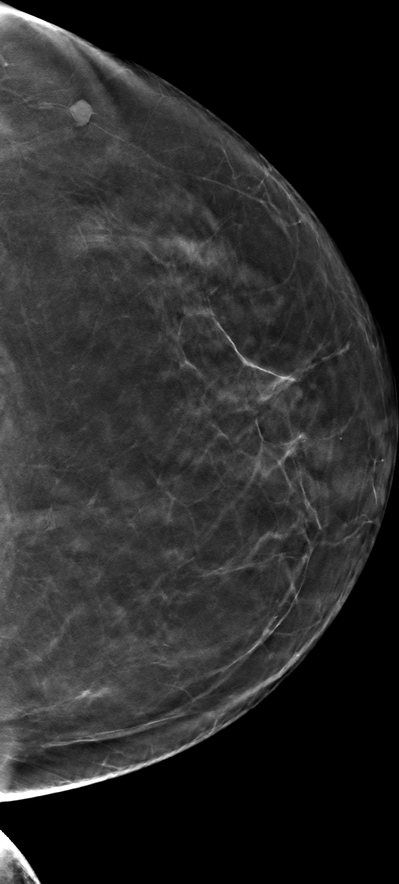
#> input picture pipeline_data_tcia_cropped/benign/benign1.png, 399 x 884 px, shrunk from 1051 x 2331 before the run, found by its file name; the run also reads 1 picture not shown here
$ jupyter execute --allow-errors collage-improvement.ipynb
#> lines starting #> are read from the running program, lines starting #| are printed output that depends on the picture; after the words box and inside, x2 and y2 are one past the last pixel; in counts of white or black regions, pixels touching at a corner belong together
### utils/utils.py
# Import required libraries
import os
import shutil
import subprocess

import cv2
import imageio
import matplotlib.cm as cm
import matplotlib.pyplot as plt
import numpy as np
import torch
import torchvision as tv
from PIL import Image, ImageChops
from skimage import io as img


# [181 lines left out: functions extract_harmonized_samples, crop_folder, generate_gif, convert_gray_to_rgb, get_latest_model, execute_bash_command and 2 more, not called in this run]


def get_image_laterality(image):
    """
    Get image laterality
    @param image: Image to find laterality
    @return: "(R,L)" -> For veracity values
    """
    left_edge = np.sum(image[:, 0])
    right_edge = np.sum(image[:, -1])
    return (True, False) if left_edge < right_edge else (False, True)


def get_measures(image):
    """
    Get image widest positions
    @param image: Image to return positions
    @return: top, right, bottom, left point
    """
    positions = np.nonzero(image)
    top = positions[0].min()
    bottom = positions[0].max()
    left = positions[1].min()
    right = positions[1].max()
    return top, right, bottom, left


def get_start_coordinate(image, mass_path, laterality_r):
    """
    Get image start coordinate collage point
    @param image: Image to get start coordinate
    @param mass_path: Mass path
    @param laterality_r: Laterality of the image (True if R | False if L)
    @return: The starting coordinate
    """
    imag = cv2.imread(mass_path, cv2.IMREAD_UNCHANGED)
    positions = np.nonzero(image)
    left = positions[1].min()
    right = positions[1].max()
    vertical_co = positions[0][list(positions[1]).index(left)]
    vertical_co_r = positions[0][list(positions[1]).index(right)]

    if laterality_r:
        return left, int(vertical_co - imag.shape[1] / 2)
    else:
        return right, int(vertical_co_r - imag.shape[1] / 2)


def get_correct_value(number):
    """
    Auxiliary function to convert image to binary values
    @param number: Number to check
    @return: 0 | 255 according to the value
    """
    if number == 0:
        return 0
    else:
        return 255


def image_to_binary(image, pth=None):
    """
    Convert image to binary
    @param image: Image to convert image
    @param pth: Path to save the image
    @return: The image in binary
    """
    b_image = []
    for arr in image:
        curr = [get_correct_value(elem) for elem in arr]
        b_image.append(curr)
    b_image = np.array(b_image, dtype=np.uint8)

    if pth:
        plt.imsave(pth, np.array(b_image), cmap=cm.gray)
    return b_image


def does_collage_mask(width, height, normal):
    """
    Verifies if this try of collage is possible
    @param width: Width of starting point
    @param height: Height of starting point
    @param normal: Normal breast
    @return: True if possible | False if not
    """
    normal_image = Image.open(normal)
    normal_image = Image.fromarray(np.array(normal_image)[:, :, 0])
    mass_to_paste = Image.open('malign_aux.png')

    # Creates collage and save
    back_im = normal_image.copy()
    back_im.paste(mass_to_paste, (width, height), mass_to_paste)

    if ImageChops.difference(back_im, normal_image).getbbox():
        return False
    return True


def is_collage_possible(malign_mask_pth, normal_breast_pth):
    """
    Checks if collage is possible
    @param malign_mask_pth: Malign Mask path
    @param normal_breast_pth: Normal breast path
    @return: -1,-1 if collage is not possible | w,h if its possible
    """

    def remove_auxiliary_images():
        files_to_delete = ["normal_aux.png", "malign_aux.png"]
        for elem in files_to_delete:
            if os.path.exists(elem):
                os.remove(elem)

    # Operations Threshold
    threshold = 50

    # Read the images
    malign_mask = cv2.imread(malign_mask_pth, cv2.IMREAD_GRAYSCALE)
    normal_breast = cv2.imread(normal_breast_pth, cv2.IMREAD_GRAYSCALE)
    normal_binary = image_to_binary(normal_breast, 'normal_aux.png')

    # Get images orientation
    R, _ = get_image_laterality(normal_breast)

    # Get images measures
    # Calculate malign mass measures
    m_top, m_right, m_bottom, m_left = get_measures(malign_mask)

    # Calculate normal breast measures
    n_top, n_right, n_bottom, n_left = get_measures(normal_binary)

    # Calculate widths and heights
    malign_mass_width = abs(m_right - m_left)
    malign_mass_height = abs(m_bottom - m_top)
    normal_breast_width = abs(n_right - n_left)
    normal_breast_height = abs(n_bottom - n_top)

    # Check if its worth the try
    if malign_mass_width > normal_breast_width or malign_mass_height > normal_breast_height:
        remove_auxiliary_images()
        return -1, -1

    # Crop the malign mask
    crop_segmentation(malign_mask_pth, 'malign_aux.png')

    # Get bottom base coordinate
    base_coordinate = get_start_coordinate(normal_breast, 'malign_aux.png', R)

    # Coordinate collage starts bottom
    c, d = base_coordinate

    if R:

        # Go up until the masks match. If never match then skip them
        while c < normal_binary.shape[1]:
            if does_collage_mask(c, d, 'normal_aux.png'):
                remove_auxiliary_images()
                return c, d

            c, d = c + threshold, d

        remove_auxiliary_images()
        return -1, -1
    else:

        # Go up until the masks match. If never match then skip them
        while c >= threshold:
            if does_collage_mask(c, d, 'normal_aux.png'):
                remove_auxiliary_images()
                return c, d

            c, d = c - threshold, d

        remove_auxiliary_images()
        return -1, -1


# Remove the 4 channel to collage image
# [62 lines left out: functions remove_4_channel, resize_image, resize_to_dim, not called in this run]


# Make mask have 3 channels
def make_3_channels_mask(im_path, out_path):
    """
    Make mask a three channel image
    @param im_path: Image path
    @param out_path: Output path
    @return: -
    """
    i = img.imread(im_path)
    new_i = [i, i, i]
    new_i = torch.tensor(np.array(new_i))
    tv.io.write_png(new_i, out_path)


# Crops the segmentation by its limits
def crop_segmentation(fp, outp):
    """
    Crops the image by its limits
    @param fp: Image filepath
    @param outp: Output path of cropped image
    @return: -
    """
    imag = cv2.imread(fp, cv2.IMREAD_UNCHANGED)
    imageObject = Image.open(fp)
    positions = np.nonzero(imag)

    top = positions[0].min()
    bottom = positions[0].max()
    left = positions[1].min()
    right = positions[1].max()

    cropped = imageObject.crop((left, top, right, bottom))
    cropped.save(outp)


# Makes a collage given the malign image, the malign mask, and the normal image
def make_collage(malign_pth, malign_mask_pth, normal_pth, width, height):
    """
    Makes the collage
    @param malign_pth: Malign image path
    @param malign_mask_pth: Malign mask path
    @param normal_pth: Normal image path
    @param width: Width of collage point
    @param height: height of collage point
    @return: -
    """

    black_image_excess_threshold = 50

    # Reads base images
    malign = cv2.imread(malign_pth, cv2.IMREAD_GRAYSCALE)
    malign_mask = cv2.imread(malign_mask_pth, cv2.IMREAD_GRAYSCALE)

    # Removes the excess of black image
    masked = malign.copy()
    masked[malign_mask == 0] = 0

    for i in range(len(masked)):
        for j in range(len(masked[i])):
            if masked[i][j] <= black_image_excess_threshold:
                masked[i][j] = 0

    # Create the associated mask with removed excess of black image
    masked2_mask = masked.copy()
    for i in range(len(masked2_mask)):
        for j in range(len(masked2_mask[i])):
            if masked2_mask[i][j] > 0:
                masked2_mask[i][j] = 255

    # Save both changed images
    cv2.imwrite('segmented_mass.png', masked)
    cv2.imwrite('segmented_mass_mask.png', masked2_mask)

    # Crop both the mask, and the masked mass
    crop_segmentation('segmented_mass.png', 'cropped_mass.png')
    crop_segmentation('segmented_mass_mask.png', 'malign_mask_cropped.png')

    normal_image = Image.open(normal_pth)
    mass_to_paste = Image.open('cropped_mass.png')
    mass_mask = Image.open('malign_mask_cropped.png')

    # Creates collage and save
    back_im = normal_image.copy()
    back_im.paste(mass_to_paste, (width, height), mass_mask)
    back_im.save('collage.png', quality=95)

    # Creates collage mask
    collage_mask = Image.new("L", back_im.size, 0)
    collage_mask.paste(mass_mask, (width, height))
    collage_mask.save('collage_mask.png', quality=95)

    # Deletes unnecessary images
    files_to_delete = ["cropped_mass.png", "malign_mask_cropped.png", "segmented_mass.png", "segmented_mass_mask.png"]
    for elem in files_to_delete:
        if os.path.exists(elem):
            os.remove(elem)


def perform_collage(normal_breast_pth, malign_breast_pth, malign_breast_mask_pth):
    # Define focus images
    target_normal = "curr_normal.png"
    target_malign = "curr_malign.png"
    target_malign_mask = "curr_malign_mask.png"

    # [5 lines left out: function remove_auxiliary_images, not called in this run]

    # Adjusts the images because they can have different sizes
    base_image = cv2.imread(normal_breast_pth, cv2.IMREAD_GRAYSCALE)
    malign = cv2.imread(malign_breast_pth, cv2.IMREAD_GRAYSCALE)
    malign_mask = cv2.imread(malign_breast_mask_pth, cv2.IMREAD_GRAYSCALE)

    dim = (base_image.shape[1], base_image.shape[0])
    malign_resized = cv2.resize(malign, dim, interpolation=cv2.INTER_AREA)
    malign_mask_resized = cv2.resize(malign_mask, dim, interpolation=cv2.INTER_AREA)
    malign_mask_resized = image_to_binary(malign_mask_resized)

    cv2.imwrite(target_normal, base_image)
    cv2.imwrite(target_malign, malign_resized)
    cv2.imwrite(target_malign_mask, malign_mask_resized)

    # Checks if collage is possible between two images
    w, h = is_collage_possible(malign_mask_pth=target_malign_mask, normal_breast_pth=target_normal)

    if w != -1 and h != -1:
        make_collage(malign_pth=target_malign, malign_mask_pth=target_malign_mask, normal_pth=target_normal,
                     width=w, height=h)

        # Make the collage 3-channel
        make_3_channels_mask('collage.png', 'collage3.png')
        os.remove('collage.png')
        os.rename('collage3.png', 'collage.png')

        # Make the collage mask 3-channel
        make_3_channels_mask('collage_mask.png', 'collage_mask3.png')
        os.remove('collage_mask.png')
        os.rename('collage_mask3.png', 'collage_mask.png')

        # Deletes unnecessary images
        remove_auxiliary_images()

        # Returns success
        return 1

    # Deletes unnecessary images
    remove_auxiliary_images()

    # Returns unsuccess
    return -1

### notebooks/collage-improvement.ipynb
# Testing

[cell 1]
import cv2
import matplotlib.pyplot as plt

[cell 2]
malign_tumour = cv2.imread('../pipeline_data_tcia/benign/benign1.png', cv2.IMREAD_GRAYSCALE)
#> malign_tumour is the input picture: shape (884, 399); min 0, max 255, mean 41.2
plt.imshow(malign_tumour)

[cell 3]
malign_mask = cv2.imread('../pipeline_data_tcia/benign/benign1_mask.png', cv2.IMREAD_GRAYSCALE)
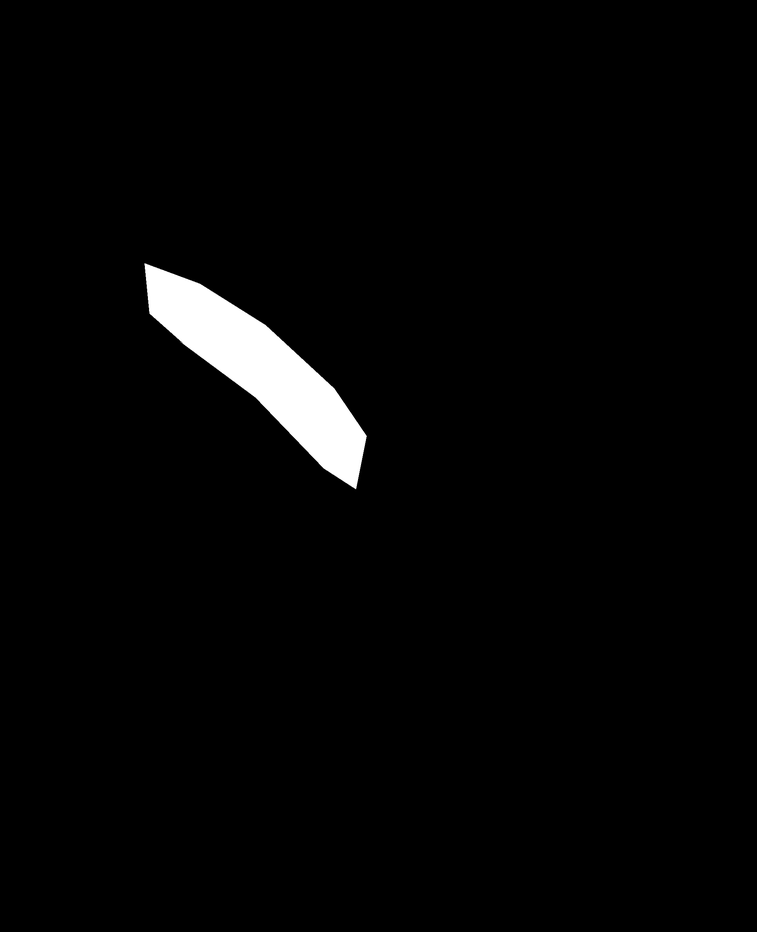
#> input picture pipeline_data_tcia/benign/benign1_mask.png, 757 x 932 px, shrunk from 1996 x 2457 before the run
#> malign_mask is the input picture: shape (932, 757); min 0, max 255, mean 5.9
plt.imshow(malign_mask)

[cell 4]
masked = malign_tumour.copy()
#> (the rest of this cell did not finish here and is left out)

[cell 5]
masked2 = masked.copy()
masked2.shape

[cell 6]
for i in range(len(masked2)):
    for j in range(len(masked2[i])):
        if masked2[i][j] <= 50:
            masked2[i][j] = 0

[cell 7]
plt.imshow(masked2)

[cell 8]
cv2.imwrite("test.png", masked2)
#> Out = True

[cell 9]
masked2_mask = masked2.copy()
for i in range(len(masked2_mask)):
    for j in range(len(masked2_mask[i])):
        if masked2_mask[i][j] > 0:
            masked2_mask[i][j] = 1
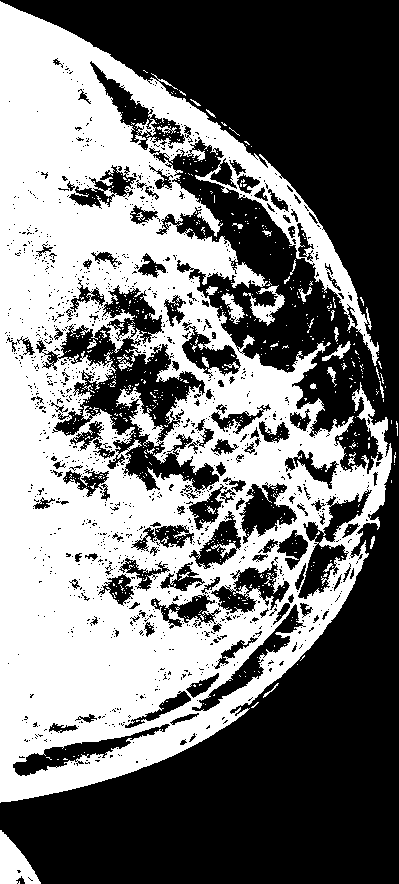
#> masked2_mask: shape (884, 399); values 0 (black) and 1 (white), 46% white; 683 white regions (649 under 20 px), largest, box (x1, y1, x2, y2) and area: (0, 1, 392, 803) 157019, (0, 830, 41, 884) 1222, (243, 285, 285, 326) 572

[cell 10]
plt.imshow(masked2_mask)

# Trying New Collage

[cell 11]
# Required imports
import sys
sys.path.append("../")
import os
from utils.utils import is_collage_possible, make_collage, make_3_channels_mask

[cell 12]
# Checks if collage is possible between two images
w, h = is_collage_possible(malign_mask_pth='../pipeline_data_tcia/malign/malign2_mask.png', normal_breast_pth='../pipeline_data_tcia/normal/normal.png')
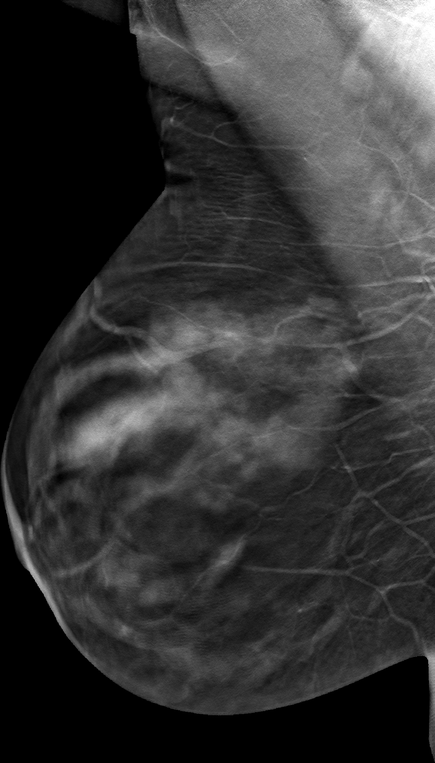
#> input picture pipeline_data_tcia_cropped/normal/normal.png, 435 x 763 px, shrunk from 1147 x 2012 before the run, found by its file name
#> in is_collage_possible, normal_breast is the input picture: shape (763, 435); min 0, max 255, mean 51.2
#> after the loop in image_to_binary, `for arr in image:`: b_image = 763 items
#> in get_image_laterality, `left_edge = np.sum(image[:, 0])`: left_edge = 340
#> in get_image_laterality, `right_edge = np.sum(image[:, -1])`: right_edge = 83566
#> in is_collage_possible, `R, _ = get_image_laterality(normal_breast)`: R = True
#> in get_measures, `positions = np.nonzero(image)`: positions = 62197 positions, rows 274 to 531, columns 2 to 246
#> in get_measures, `top = positions[0].min()`: top = 274
#> in get_measures, `bottom = positions[0].max()`: bottom = 531
#> in get_measures, `left = positions[1].min()`: left = 2
#> in get_measures, `right = positions[1].max()`: right = 246
#> in is_collage_possible, `m_top, m_right, m_bottom, m_left = get_measures(malign_mask)`: m_top = 274; m_right = 246; m_bottom = 531; m_left = 2
#> in is_collage_possible, `n_top, n_right, n_bottom, n_left = get_measures(normal_binary)`: n_top = 0; n_right = 434; n_bottom = 762; n_left = 0
#> in is_collage_possible, `malign_mass_width = abs(m_right - m_left)`: malign_mass_width = 244
#> in is_collage_possible, `malign_mass_height = abs(m_bottom - m_top)`: malign_mass_height = 257
#> in is_collage_possible, `normal_breast_width = abs(n_right - n_left)`: normal_breast_width = 434
#> in is_collage_possible, `normal_breast_height = abs(n_bottom - n_top)`: normal_breast_height = 762
#> in crop_segmentation, `positions = np.nonzero(imag)`: positions = 62197 positions, rows 274 to 531, columns 2 to 246
#> in crop_segmentation, `top = positions[0].min()`: top = 274
#> in crop_segmentation, `bottom = positions[0].max()`: bottom = 531
#> in crop_segmentation, `left = positions[1].min()`: left = 2
#> in crop_segmentation, `right = positions[1].max()`: right = 246
#> in get_start_coordinate, `positions = np.nonzero(image)`: positions = 249076 positions, rows 0 to 762, columns 0 to 434
#> in get_start_coordinate, `left = positions[1].min()`: left = 0
#> in get_start_coordinate, `right = positions[1].max()`: right = 434
#> in get_start_coordinate, `vertical_co = positions[0][list(positions[1]).index(left)]`: vertical_co = 452
#> in get_start_coordinate, `vertical_co_r = positions[0][list(positions[1]).index(right)]`: vertical_co_r = 0
#> in is_collage_possible, `base_coordinate = get_start_coordinate(normal_breast, 'malign_aux.png'..`: base_coordinate = (0, 330)
#> in is_collage_possible, `c, d = base_coordinate`: c = 0; d = 330
#> in is_collage_possible, `c, d = c + threshold, d`: c = 50
#> in remove_auxiliary_images, `files_to_delete = ["normal_aux.png", "malign_aux.png"]`: files_to_delete = ['normal_aux.png', 'malign_aux.png']
#> the loop in remove_auxiliary_images, `for elem in files_to_delete:` made 2 passes
w, h

[cell 13]
make_collage(malign_pth='../pipeline_data_tcia/malign/malign2.png',malign_mask_pth='../pipeline_data_tcia/malign/malign2_mask.png',normal_pth='../pipeline_data_tcia/normal/normal.png',width=w,height=h)
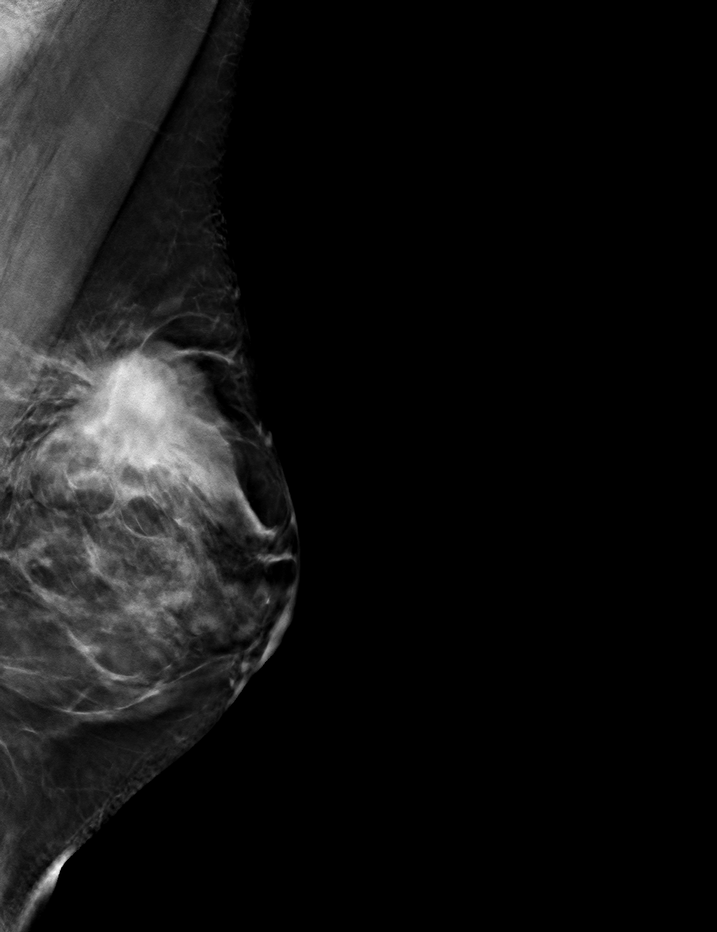
#> input picture pipeline_data_tcia/malign/malign2.png, 717 x 932 px, shrunk from 1890 x 2457 before the run
#> in make_collage, malign is the input picture: shape (932, 717); min 0, max 247, mean 19.4
#> after the loop in make_collage, `for i in range(len(masked2_mask)):`:
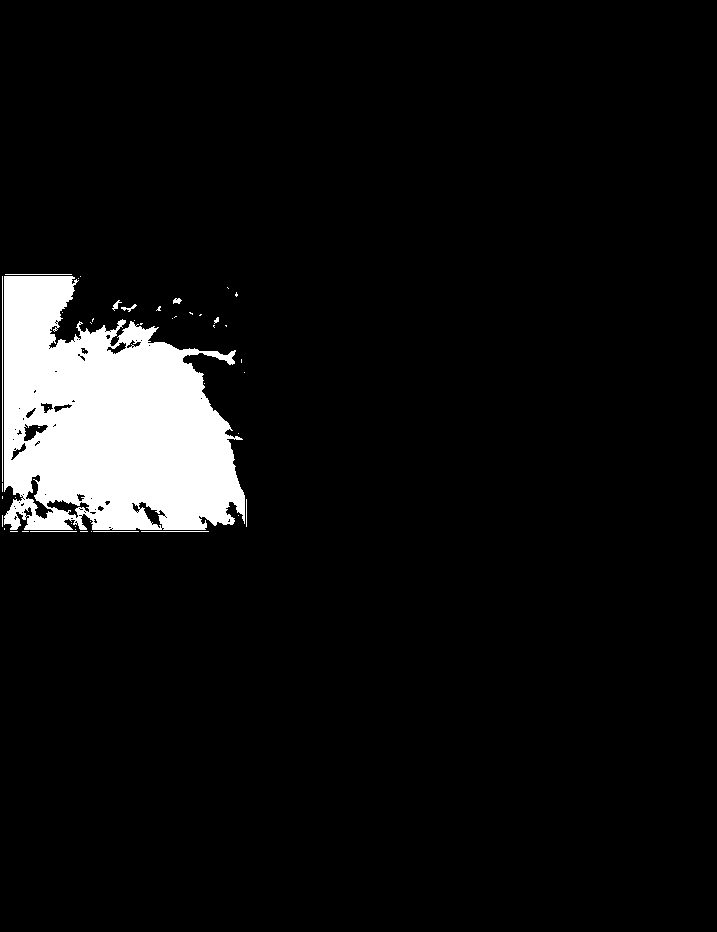
#> masked2_mask: shape (932, 717); 6.6% white; 48 white regions (37 under 20 px), largest, box (x1, y1, x2, y2) and area: (4, 276, 245, 530) 43389, (2, 276, 3, 482) 206, (141, 531, 209, 532) 68
#> in make_collage, `collage_mask.paste(mass_mask, (width, height))`:
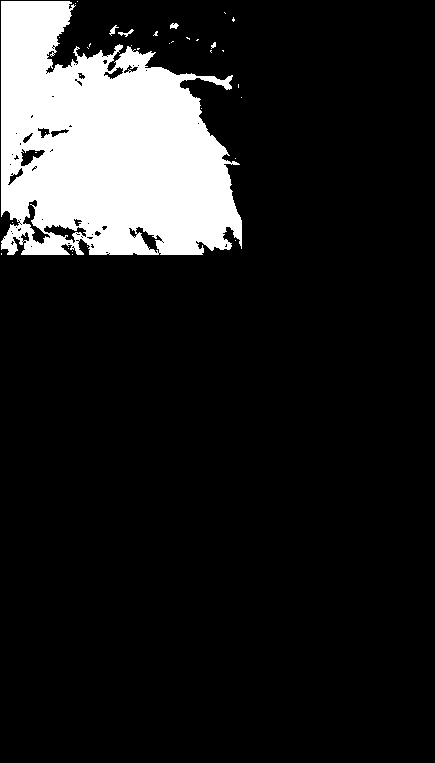
#> collage_mask: PIL image 435x763 L; 13.1% white; 35 white regions (30 under 20 px), largest, box (x1, y1, x2, y2) and area: (1, 1, 242, 255) 43389, (118, 29, 134, 37) 44, (109, 25, 119, 36) 39, (170, 23, 179, 29) 37, (211, 42, 216, 49) 21

[cell 14]
# Make the collage mask 3-channel
make_3_channels_mask('collage_mask.png', 'collage_mask3.png')
#> (the call stopped at in make_3_channels_mask, `new_i = torch.tensor(np.array(new_i))`: torch is not available in this run)
os.remove('collage_mask.png')
os.rename('collage_mask3.png', 'collage_mask.png')

# Collage In Reduced Image Sizes

[cell 15]
import sys
sys.path.append("../")
from utils.utils import perform_collage

[cell 16]
base_image = "gen_sample_1.jpg"
malign = "../pipeline_data_tcia/malign/malign2.png"
malign_mask = "../pipeline_data_tcia/malign/malign2_mask.png"

#> (a cell that did not finish here is left out)
